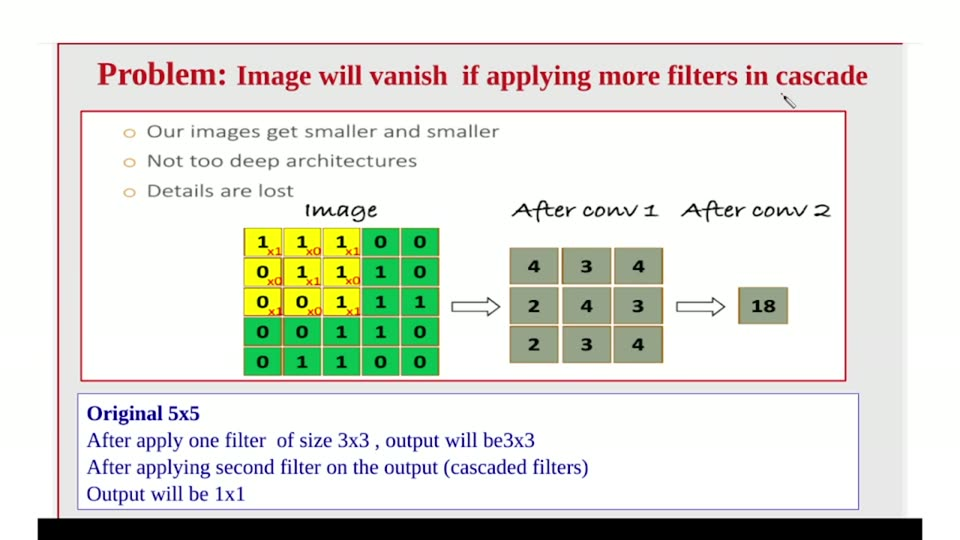
#> input picture videos/deep-learning/001_introduction/unique_slides/slide_043.jpg, 960 x 540 px, found by its file name
$ python measure10_colors.py
#> lines starting #> are read from the running program, lines starting #| are printed output that depends on the picture; after the words box and inside, x2 and y2 are one past the last pixel; in counts of white or black regions, pixels touching at a corner belong together
#!/usr/bin/env python3
"""Slide 043 — final samples: bright-quartile colors, pencil icon, green line, navy top."""
import numpy as np
from PIL import Image

im = Image.open('/home/ahmed/Projects/ai_llm_slides/videos/deep-learning/002_transformers_part2/unique_slides/slide_043.jpg').convert('RGB')
#> im is the input picture: PIL image 960x540 RGB; mean R, G, B 222.3, 224.5, 216.4
a = np.asarray(im).astype(int)

def bright_quartile(y0, y1, x0, x1, ch, label):
#> called with y0 = 198, y1 = 222, x0 = 800, x1 = 817, ch = 1, label = 'right green'
    reg = a[y0:y1, x0:x1]
    flat = reg.reshape(-1, 3)
#> flat = 408 rows, first 8: [254, 255, 253], [254, 255, 253], [254, 255, 253], [254, 255, 253], [254, 255, 253], [254, 255, 253], [254, 255, 253], [254, 255, 253]
    idx = np.argsort(flat[:, ch])[int(len(flat) * 0.97)]
#> idx = 26
    print(f'{label}: bright-q({ch}) = {tuple(flat[idx])}, mean-top5% = {tuple(flat[np.argsort(flat[:, ch])[-max(1,len(flat)//20):]].mean(axis=0).astype(int))}')
#| right green: bright-q(1) = (254, 255, 253), mean-top5% = (253, 255, 252)

print('--- bright quartiles ---')
bright_quartile(198, 222, 800, 817, 1, 'right green')
bright_quartile(198, 222, 819, 834, 0, 'right orange')
#> in bright_quartile (call 2), `flat = reg.reshape(-1, 3)`: flat = 360 rows, first 8: [254, 255, 253], [254, 255, 253], [254, 255, 253], [254, 255, 253], [254, 255, 253], [254, 255, 253], [254, 255, 253], [254, 255, 253]
#| right orange: bright-q(0) = (254, 255, 255), mean-top5% = (254, 255, 253)
bright_quartile(198, 222, 836, 851, 0, 'right yellow')
#> in bright_quartile (call 3), `flat = reg.reshape(-1, 3)`: flat = 360 rows, first 8: [254, 255, 253], [254, 255, 253], [255, 255, 255], [255, 255, 255], [255, 255, 255], [255, 255, 253], [255, 253, 252], [255, 246, 249]
#| right yellow: bright-q(0) = (255, 255, 253), mean-top5% = (255, 253, 253)
bright_quartile(198, 222, 853, 870, 2, 'right lblue')
#> in bright_quartile (call 4), `flat = reg.reshape(-1, 3)`: flat = 408 rows, first 8: [232, 232, 230], [231, 233, 230], [231, 233, 230], [229, 234, 230], [229, 234, 230], [231, 233, 230], [231, 233, 230], [231, 233, 230]
#| right lblue: bright-q(2) = (231, 233, 230), mean-top5% = (231, 232, 230)
bright_quartile(110, 125, 740, 850, 2, 'right navy top')
#> in bright_quartile (call 5), `flat = reg.reshape(-1, 3)`: flat = 1650 rows, first 8: [209, 115, 129], [208, 116, 127], [209, 115, 129], [208, 116, 127], [209, 115, 129], [208, 116, 127], [209, 115, 129], [208, 116, 127]
#| right navy top: bright-q(2) = (254, 255, 253), mean-top5% = (254, 254, 253)
bright_quartile(126, 140, 836, 852, 0, 'right yellow top y126')
#> in bright_quartile (call 6), `flat = reg.reshape(-1, 3)`: flat = 224 rows, first 8: [252, 255, 251], [254, 255, 251], [255, 255, 253], [255, 255, 253], [255, 255, 253], [255, 255, 251], [255, 253, 250], [255, 246, 247]
#| right yellow top y126: bright-q(0) = (255, 254, 255), mean-top5% = (255, 249, 249)
bright_quartile(120, 130, 265, 315, 0, 'left orange top')
#> in bright_quartile (call 7), `flat = reg.reshape(-1, 3)`: flat = 500 rows, first 8: [254, 255, 251], [254, 255, 251], [254, 255, 251], [254, 255, 251], [254, 255, 251], [254, 255, 251], [254, 255, 251], [253, 255, 250]
#| left orange top: bright-q(0) = (255, 255, 251), mean-top5% = (255, 255, 252)
bright_quartile(200, 330, 246, 316, 0, 'left orange main')
#> in bright_quartile (call 8), `reg = a[y0:y1, x0:x1]`:
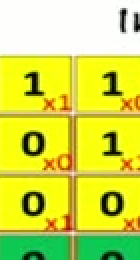
#> reg: shape (130, 70, 3) int64 (shown 2 times larger); mean R, G, B 210.3, 221.3, 79.4
#> in bright_quartile (call 8), `idx = np.argsort(flat[:, ch])[int(len(flat) * 0.97)]`: idx = 6361
#| left orange main: bright-q(0) = (255, 255, 30), mean-top5% = (255, 249, 29)
bright_quartile(200, 330, 204, 245, 0, 'left red band')
#> in bright_quartile (call 9), `reg = a[y0:y1, x0:x1]`:
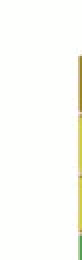
#> reg: shape (130, 41, 3) int64 (shown 2 times larger); mean R, G, B 251.6, 252.3, 247.3
#> in bright_quartile (call 9), `idx = np.argsort(flat[:, ch])[int(len(flat) * 0.97)]`: idx = 3399
#| left red band: bright-q(0) = (255, 255, 251), mean-top5% = (254, 253, 247)
bright_quartile(196, 336, 114, 203, 0, 'left magenta front')
#> in bright_quartile (call 10), `reg = a[y0:y1, x0:x1]`:
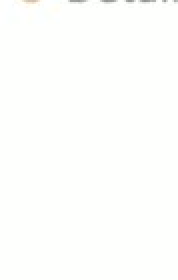
#> reg: shape (140, 89, 3) int64 (shown 2 times larger); mean R, G, B 253.6, 254.6, 252.6
#> in bright_quartile (call 10), `idx = np.argsort(flat[:, ch])[int(len(flat) * 0.97)]`: idx = 4097
#| left magenta front: bright-q(0) = (254, 255, 253), mean-top5% = (254, 254, 252)
bright_quartile(170, 310, 668, 798, 0, 'right magenta front')
#> in bright_quartile (call 11), `reg = a[y0:y1, x0:x1]`:
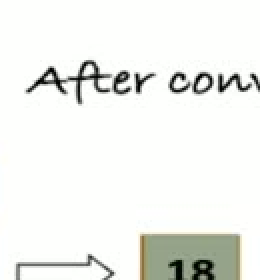
#> reg: shape (140, 130, 3) int64 (shown 2 times larger); mean R, G, B 239.1, 240.7, 237
#> in bright_quartile (call 11), `idx = np.argsort(flat[:, ch])[int(len(flat) * 0.97)]`: idx = 14026
#| right magenta front: bright-q(0) = (255, 255, 253), mean-top5% = (254, 254, 251)
bright_quartile(160, 176, 128, 212, 1, 'left green band')
#> in bright_quartile (call 12), `flat = reg.reshape(-1, 3)`: flat = 1344 rows, first 8: [255, 254, 233], [255, 254, 233], [255, 251, 228], [248, 233, 210], [230, 213, 187], [213, 191, 167], [218, 197, 176], [255, 238, 220]
#| left green band: bright-q(1) = (254, 255, 253), mean-top5% = (253, 255, 253)
bright_quartile(124, 139, 190, 235, 0, 'left yellow band')
#> in bright_quartile (call 13), `flat = reg.reshape(-1, 3)`: flat = 675 rows, first 8: [251, 253, 250], [244, 246, 243], [232, 234, 231], [241, 243, 240], [251, 253, 250], [254, 255, 253], [252, 254, 251], [250, 252, 249]
#| left yellow band: bright-q(0) = (255, 255, 253), mean-top5% = (254, 254, 252)
bright_quartile(105, 121, 187, 278, 2, 'left navy band')
#> in bright_quartile (call 14), `flat = reg.reshape(-1, 3)`: flat = 1456 rows, first 8: [233, 232, 228], [233, 232, 230], [233, 232, 228], [233, 232, 230], [233, 232, 228], [233, 232, 230], [233, 232, 228], [233, 232, 230]
#| left navy band: bright-q(2) = (255, 255, 251), mean-top5% = (254, 255, 251)
bright_quartile(368, 380, 84, 807, 2, 'bottom L1 blue')
#| bottom L1 blue: bright-q(2) = (255, 255, 255), mean-top5% = (254, 254, 255)
bright_quartile(180, 192, 342, 523, 0, 'callout L1 red')
#> in bright_quartile (call 16), `flat = reg.reshape(-1, 3)`: flat = 2172 rows, first 8: [254, 255, 253], [254, 255, 253], [254, 255, 253], [254, 255, 253], [254, 255, 253], [254, 255, 253], [254, 255, 253], [254, 255, 253]
#| callout L1 red: bright-q(0) = (254, 255, 253), mean-top5% = (254, 255, 253)
bright_quartile(243, 254, 396, 576, 1, 'callout L4 green')
#> in bright_quartile (call 17), `flat = reg.reshape(-1, 3)`: flat = 1980 rows, first 8: [21, 199, 85], [33, 187, 77], [60, 167, 71], [147, 209, 132], [210, 233, 179], [137, 167, 113], [74, 162, 84], [50, 186, 86]
#| callout L4 green: bright-q(1) = (254, 255, 253), mean-top5% = (253, 255, 253)

print('--- pencil icon zone: dark pixels x332..420, y230..267 ---')
lum = (0.299 * a[:, :, 0] + 0.587 * a[:, :, 1] + 0.114 * a[:, :, 2])
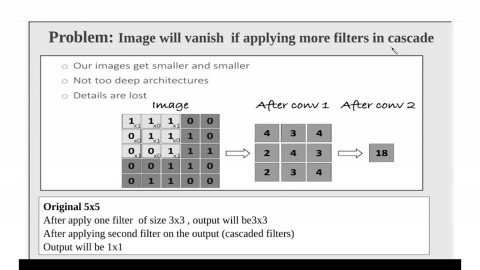
#> lum: shape (540, 960) float64 (shown at 1/2 size); min 0, max 255, mean 222.9
for y in range(230, 268, 2):
    xs = np.where(lum[y, 332:420] < 150)[0]
    if len(xs): print(f'  y{y}: x {[(x+332) for x in xs[:12]]}{"..." if len(xs) > 12 else ""} n={len(xs)}')
#> this loop made 19 passes
#> (printed output is left out)

print('--- green line L4 precise (g>90, g-r>25, g-b>25) ---')
mG = (a[:, :, 1] > 90) & (a[:, :, 1] - a[:, :, 0] > 25) & (a[:, :, 1] - a[:, :, 2] > 25)
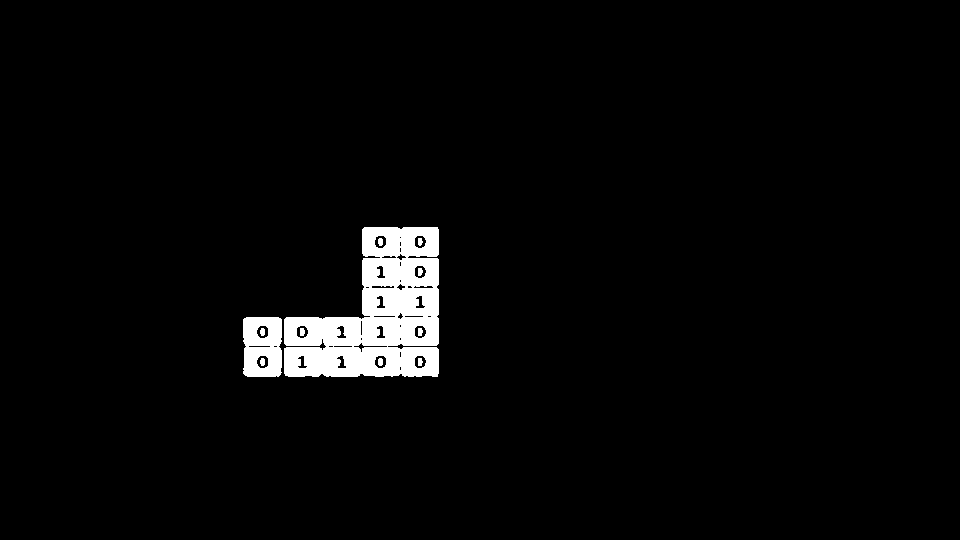
#> mG: shape (540, 960) bool; 3.2% white; 11 white regions, largest, box (x1, y1, x2, y2) and area: (284, 227, 439, 377) 14396, (243, 317, 282, 377) 2018, (300, 328, 305, 336) 36
for y in range(238, 268):
    xs = np.where(mG[y, 380:600])[0]
    if len(xs) > 2: print(f'  y{y}: x {xs.min()+380}..{xs.max()+380} n={len(xs)}')
#> this loop made 30 passes
#> xs on pass 20: [0, 1, 16, 26, 27]
#> (printed output is left out)

print('--- L3 blue precise ---')
mB = (a[:, :, 2] > 120) & (a[:, :, 2] - a[:, :, 0] > 60) & (a[:, :, 2] - a[:, :, 1] > 40)
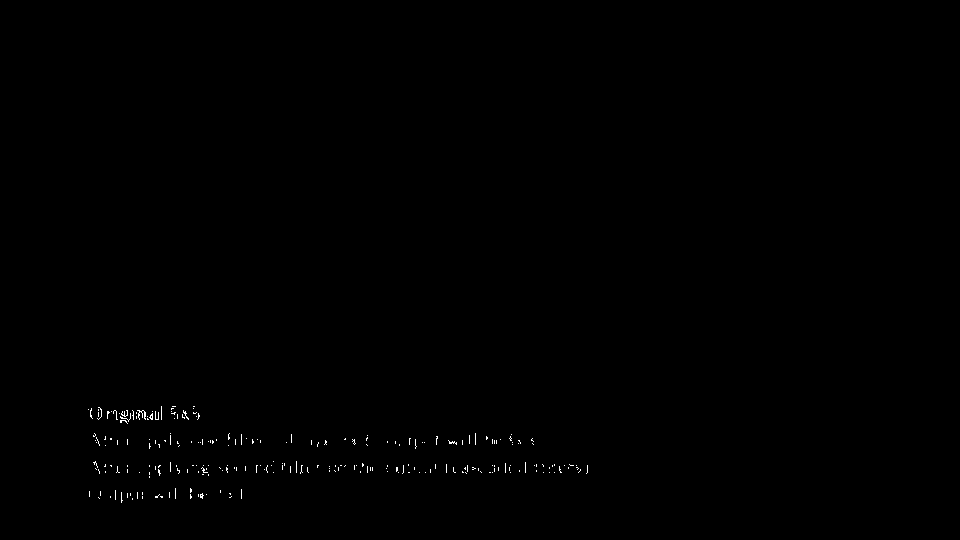
#> mB: shape (540, 960) bool; 0.23% white in thin lines or dots, all inside (x1, y1, x2, y2) = (88, 406, 588, 503)
for y in range(220, 240):
    xs = np.where(mB[y, 340:620])[0]
    if len(xs) > 2: print(f'  y{y}: x {xs.min()+340}..{xs.max()+340} n={len(xs)}')

print('--- right stack top: navy vs olive rows (samples) ---')
for y in (94, 98, 103, 108, 116, 122, 128, 134, 142, 150, 158, 163):
    print(f'  y{y}:', [tuple(a[y, x]) for x in (750, 790, 820)])
#> this loop made 12 passes
#|   y94: [(231, 233, 230), (230, 229, 227), (233, 232, 230)]
#|   y98: [(233, 232, 228), (229, 228, 224), (233, 232, 228)]
#|   y103: [(231, 233, 232), (177, 177, 177), (231, 233, 232)]
#|   y108: [(243, 233, 234), (248, 238, 239), (241, 231, 232)]
#|   y116: [(254, 255, 250), (254, 255, 250), (254, 255, 250)]
#> (further printed lines are left out)

print('--- left stack above front (x140..200) ---')
for y in (140, 150, 160, 170, 178, 184):
    print(f'  y{y}:', [tuple(a[y, x]) for x in (130, 150, 170, 190, 200)])
#> this loop made 6 passes
#|   y140: [(253, 249, 250), (254, 255, 253), (253, 255, 252), (254, 255, 253), (254, 255, 253)]
#|   y150: [(255, 255, 253), (254, 255, 253), (254, 255, 253), (254, 255, 253), (254, 255, 253)]
#|   y160: [(255, 251, 228), (189, 191, 188), (247, 249, 246), (251, 253, 250), (132, 134, 131)]
#|   y170: [(254, 254, 255), (254, 255, 253), (254, 255, 253), (254, 255, 253), (254, 255, 253)]
#|   y178: [(254, 255, 255), (254, 255, 253), (254, 255, 253), (254, 255, 253), (254, 255, 253)]
#> (further printed lines are left out)

$ run again, with videos/deep-learning/001_introduction/unique_slides/slide_002.jpg copied over videos/deep-learning/001_introduction/unique_slides/slide_043.jpg
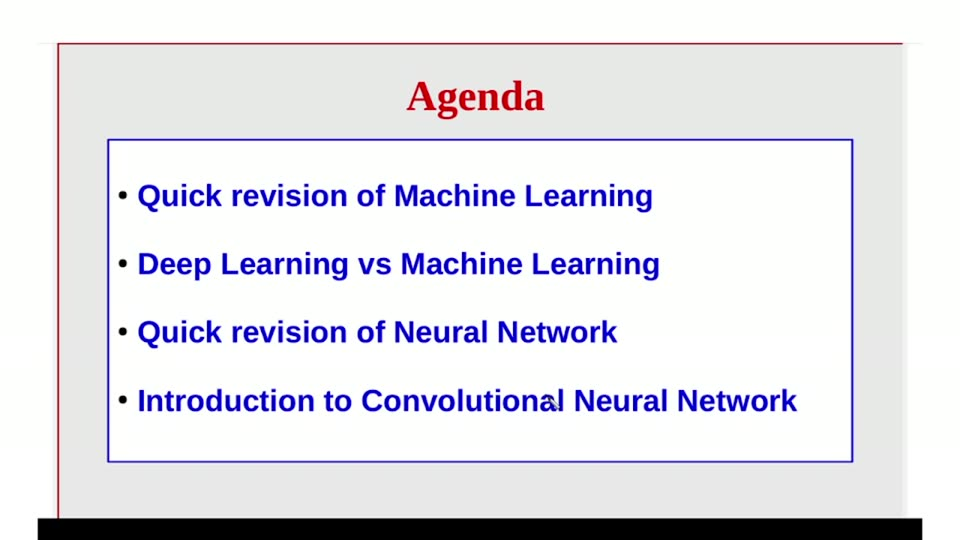
#> input picture videos/deep-learning/001_introduction/unique_slides/slide_002.jpg, 960 x 540 px, found by its file name
#> im is the input picture: PIL image 960x540 RGB; mean R, G, B 226.2, 225.4, 231.9
#> flat = 408 rows, first 8: [254, 255, 253], [254, 255, 253], [254, 255, 253], [254, 255, 253], [254, 255, 253], [254, 255, 253], [254, 255, 253], [254, 255, 253]
#> idx = 396
#| right green: bright-q(1) = (254, 255, 253), mean-top5% = (254, 255, 253)
#> flat = 360 rows, first 8: [254, 255, 253], [254, 255, 253], [254, 255, 253], [254, 255, 253], [254, 255, 253], [254, 255, 253], [254, 255, 253], [254, 255, 253]
#| right orange: bright-q(0) = (254, 255, 253), mean-top5% = (254, 255, 253)
#| right yellow: bright-q(0) = (254, 255, 253), mean-top5% = (254, 255, 253)
#> flat = 408 rows, first 8: [150, 141, 250], [228, 223, 255], [229, 229, 253], [232, 231, 239], [232, 232, 232], [235, 231, 232], [235, 231, 232], [233, 232, 230]
#| right lblue: bright-q(2) = (228, 223, 255), mean-top5% = (228, 223, 255)
#> flat = 1650 rows, first 8: [231, 233, 230], [231, 233, 230], [231, 233, 230], [231, 233, 230], [231, 233, 230], [231, 233, 230], [231, 233, 230], [231, 233, 230]
#| right navy top: bright-q(2) = (231, 233, 230), mean-top5% = (231, 233, 230)
#> flat = 224 rows, first 8: [231, 233, 230], [231, 233, 230], [231, 233, 230], [231, 233, 230], [231, 233, 230], [231, 233, 230], [231, 233, 230], [231, 233, 230]
#| right yellow top y126: bright-q(0) = (233, 232, 230), mean-top5% = (233, 231, 236)
#> flat = 500 rows, first 8: [231, 233, 230], [231, 233, 230], [231, 233, 230], [231, 233, 230], [231, 233, 230], [231, 233, 230], [231, 233, 230], [231, 233, 230]
#| left orange top: bright-q(0) = (231, 233, 230), mean-top5% = (231, 233, 230)
#| left orange main: bright-q(0) = (254, 255, 253), mean-top5% = (254, 254, 253)
#> reg: shape (130, 41, 3) int64
#| left red band: bright-q(0) = (255, 255, 255), mean-top5% = (255, 254, 252)
#> in bright_quartile (call 10), `reg = a[y0:y1, x0:x1]`:
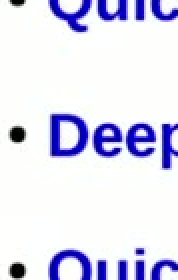
#> reg: shape (140, 89, 3) int64 (shown 2 times larger); mean R, G, B 223.5, 223.5, 242.2
#> idx = 4124
#| left magenta front: bright-q(0) = (255, 255, 253), mean-top5% = (255, 254, 252)
#> reg: shape (140, 130, 3) int64
#| right magenta front: bright-q(0) = (254, 255, 253), mean-top5% = (254, 254, 252)
#> flat = 1344 rows, first 8: [254, 255, 253], [254, 255, 253], [254, 255, 253], [254, 255, 253], [254, 255, 253], [254, 255, 253], [254, 255, 253], [254, 255, 253]
#| left green band: bright-q(1) = (254, 255, 253), mean-top5% = (254, 255, 253)
#> flat = 675 rows, first 8: [231, 233, 230], [231, 233, 230], [231, 233, 230], [231, 233, 230], [231, 233, 230], [231, 233, 230], [231, 233, 230], [231, 233, 230]
#| left yellow band: bright-q(0) = (233, 231, 232), mean-top5% = (233, 231, 233)
#> flat = 1456 rows, first 8: [231, 233, 230], [231, 233, 230], [231, 233, 230], [231, 233, 230], [231, 233, 230], [231, 233, 230], [231, 233, 230], [231, 233, 230]
#| left navy band: bright-q(2) = (231, 233, 230), mean-top5% = (231, 233, 230)
#| bottom L1 blue: bright-q(2) = (254, 255, 253), mean-top5% = (251, 252, 253)
#> flat = 2172 rows, first 8: [252, 255, 246], [251, 255, 246], [252, 255, 248], [251, 255, 250], [252, 255, 253], [251, 255, 255], [252, 255, 255], [251, 255, 255]
#| callout L1 red: bright-q(0) = (255, 255, 253), mean-top5% = (255, 254, 252)
#> flat = 1980 rows, first 8: [254, 255, 253], [254, 255, 253], [254, 255, 253], [254, 255, 251], [254, 255, 250], [254, 255, 250], [254, 255, 251], [254, 255, 253]
#| callout L4 green: bright-q(1) = (252, 255, 255), mean-top5% = (253, 255, 252)
#> the loop `for y in range(230, 268, 2):` made 19 passes
#> xs on passes 13 to 14: [70, 71, 72, 73, 74, 75, 76, 85, 86, 87], [70, 71, 72, 73, 74, 75, 76, 85, 86, 87]
#> (printed output is left out)
#> mG: shape (540, 960) bool; every value is 0
#> `mB = (a[:, :, 2] > 120) & (a[:, :, 2] - a[:, :, 0] > 60) & (a[:, :, 2]..`:
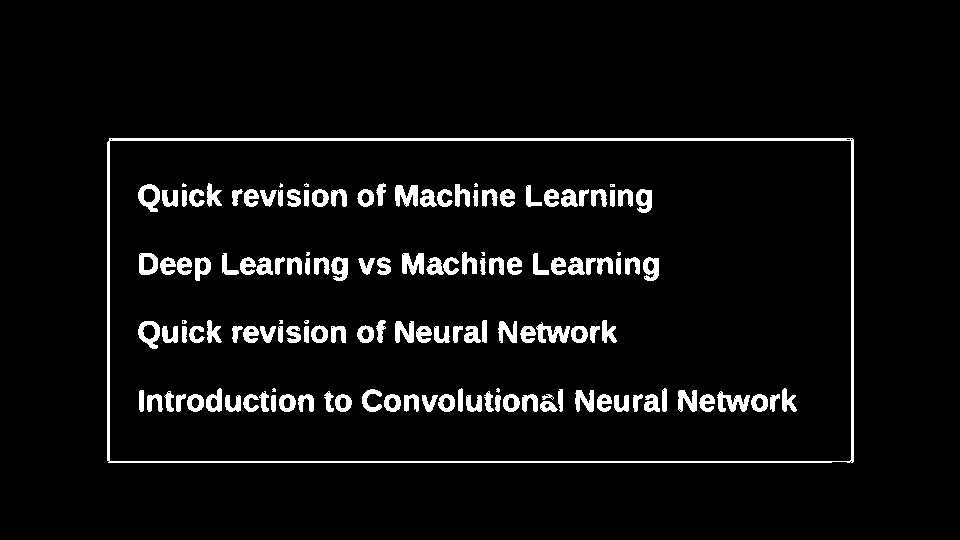
#> mB: shape (540, 960) bool; 5.3% white; 140 white regions (13 under 20 px), largest, box (x1, y1, x2, y2) and area: (107, 138, 854, 463) 5622, (536, 322, 570, 343) 374, (717, 391, 750, 412) 367
#> the loop `for y in (94, 98, 103, 108, 116, 122, 128, 134, 142, 150, 158, 163):` made 12 passes
#|   y94: [(231, 233, 230), (231, 233, 230), (231, 233, 230)]
#|   y98: [(231, 233, 230), (231, 233, 230), (231, 233, 230)]
#|   y103: [(231, 233, 230), (231, 233, 230), (231, 233, 230)]
#|   y108: [(231, 233, 230), (231, 233, 230), (231, 233, 230)]
#|   y116: [(231, 233, 230), (231, 233, 230), (231, 233, 230)]
#> (further printed lines are left out)
#> the loop `for y in (140, 150, 160, 170, 178, 184):` made 6 passes
#|   y140: [(108, 96, 178), (108, 96, 178), (108, 96, 178), (108, 96, 178), (108, 96, 178)]
#|   y150: [(254, 255, 253), (254, 255, 253), (254, 255, 253), (254, 255, 253), (254, 255, 253)]
#|   y160: [(254, 255, 253), (254, 255, 253), (254, 255, 253), (254, 255, 253), (254, 255, 253)]
#|   y170: [(254, 255, 253), (254, 255, 253), (254, 255, 253), (254, 255, 253), (254, 255, 253)]
#|   y178: [(252, 255, 250), (255, 254, 255), (255, 255, 253), (254, 255, 248), (255, 255, 253)]
#> (further printed lines are left out)
